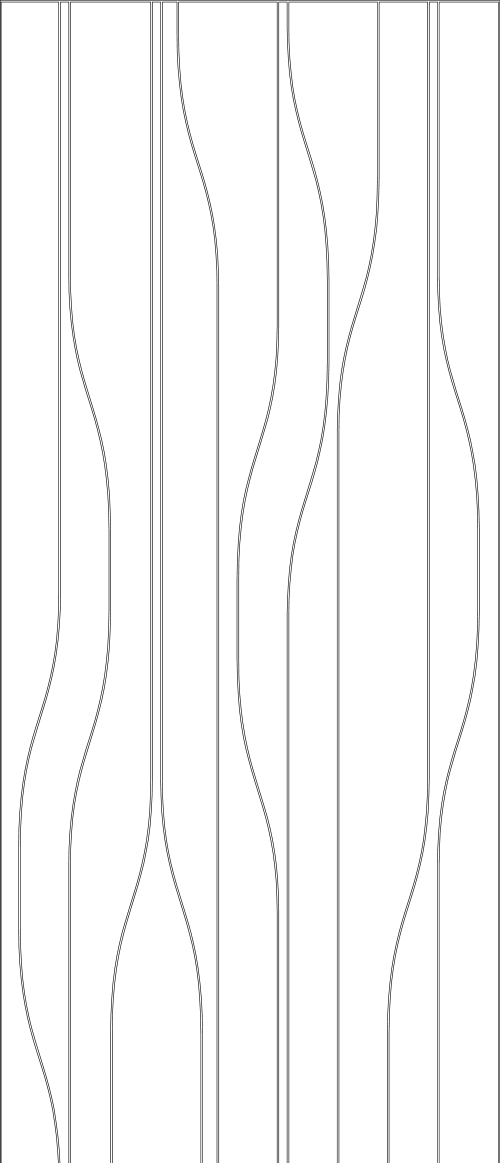
#> input picture backend/diamond.png, 2000 x 4650 px (shown at 1/4 size)
$ python emboss_shadow.py
#> lines starting #> are read from the running program, lines starting #| are printed output that depends on the picture; after the words box and inside, x2 and y2 are one past the last pixel; in counts of white or black regions, pixels touching at a corner belong together
"""
emboss_shadow.py
────────────────
Adds a 3-D depth illusion to a flat line-pattern PNG by painting:
  • a soft DARK shadow  offset in the shadow direction  (bottom-right by default)
  • a soft LIGHT highlight offset in the opposite direction (top-left)

Light source is assumed to come from the TOP-LEFT corner — change SHADOW_OFFSET
and HIGHLIGHT_OFFSET below to move the light direction.

Usage:
    python emboss_shadow.py                        # uses defaults
    python emboss_shadow.py input.png output.png   # custom paths

Requires: Pillow  (pip install Pillow)
"""

import sys
from PIL import Image, ImageFilter, ImageChops, ImageOps

# ── Inputs / outputs ─────────────────────────────────────────────────────────
INPUT_PATH      = sys.argv[1] if len(sys.argv) > 1 else "diamond.png"
OUTPUT_PATH     = sys.argv[2] if len(sys.argv) > 2 else "diamond_3d.png"

# ── Tuning knobs ──────────────────────────────────────────────────────────────
# How many pixels the shadow/highlight are displaced from the lines.
# (dx, dy) — positive dx = right, positive dy = down
SHADOW_OFFSET    = (13, 13)   # shadow goes bottom-right  (away from light)
HIGHLIGHT_OFFSET = (-7, -7)   # highlight goes top-left   (toward light)

# Blur radius — larger = softer / more diffuse shadow
SHADOW_BLUR      = 6
HIGHLIGHT_BLUR   = 4

# Darkness of the shadow  (0 = invisible, 1 = full black)
SHADOW_STRENGTH    = 0.90
# Brightness of the highlight (0 = invisible, 1 = full white)
HIGHLIGHT_STRENGTH = 0.45

# Background colour of the output (R, G, B) — typically the panel base colour
BACKGROUND_COLOR = (240, 238, 233)   # warm off-white; change to match your panel

# ── Processing ────────────────────────────────────────────────────────────────
def offset_image(img: Image.Image, dx: int, dy: int) -> Image.Image:
    """Shift an image by (dx, dy), filling exposed edges with transparency."""
    return ImageChops.offset(img, dx, dy)


def build_mask(img_rgba: Image.Image) -> Image.Image:
    """
    Extract the line mask from a white-background PNG.
    Returns a greyscale image where lines = white (255), bg = black (0).
    Works whether the background is opaque white OR already transparent.
    """
    r, g, b, a = img_rgba.split()

    # Combine alpha channel (if present) with darkness of the lines.
    # Dark pixels → high mask value (they ARE the lines).
    darkness = ImageOps.invert(r.convert("L"))   # dark lines → bright in mask

    # If alpha is not all-opaque, also use it: transparent = not a line
    alpha_arr = a.convert("L")
    mask = ImageChops.multiply(darkness, alpha_arr)
    return mask


def main():
    src = Image.open(INPUT_PATH).convert("RGBA")
#> src is the input picture: PIL image 2000x4650 RGBA; mean R, G, B, A 0.2, 0.3, 0.3, 7.7
    W, H = src.size
#> W = 2000; H = 4650

    # ── 1. Build line mask (white = line, black = background) ────────────────
    mask = build_mask(src)
#> in build_mask, `r, g, b, a = img_rgba.split()`:
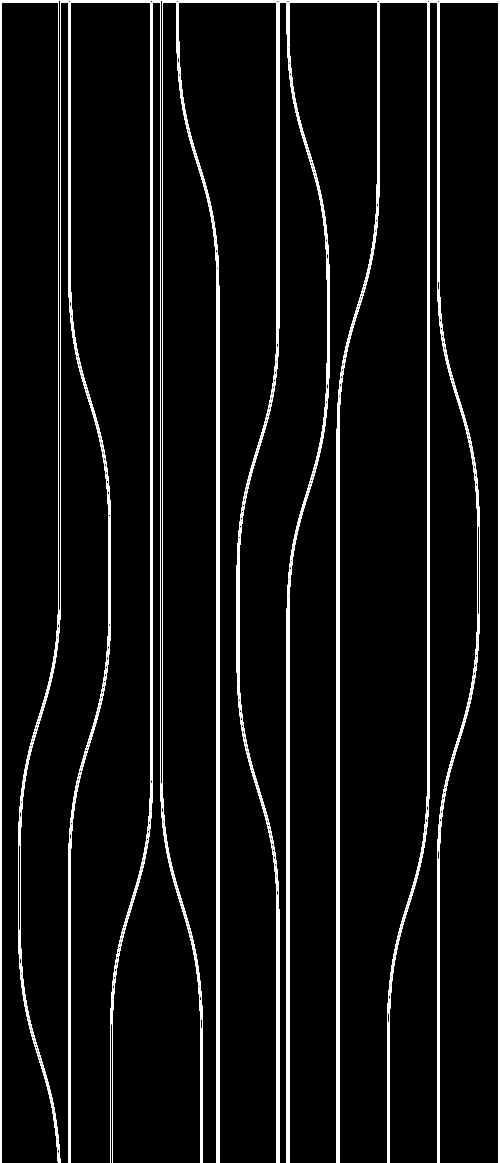
#> r: PIL image 2000x4650 L (shown at 1/4 size); values 0 (black) and 5 (white), 4.1% white; 11 white regions, largest, box (x1, y1, x2, y2) and area: (0, 0, 1999, 4650) 63161, (713, 7, 1110, 4650) 33965, (280, 7, 605, 4650) 33050
#> in build_mask, `r, g, b, a = img_rgba.split()`:
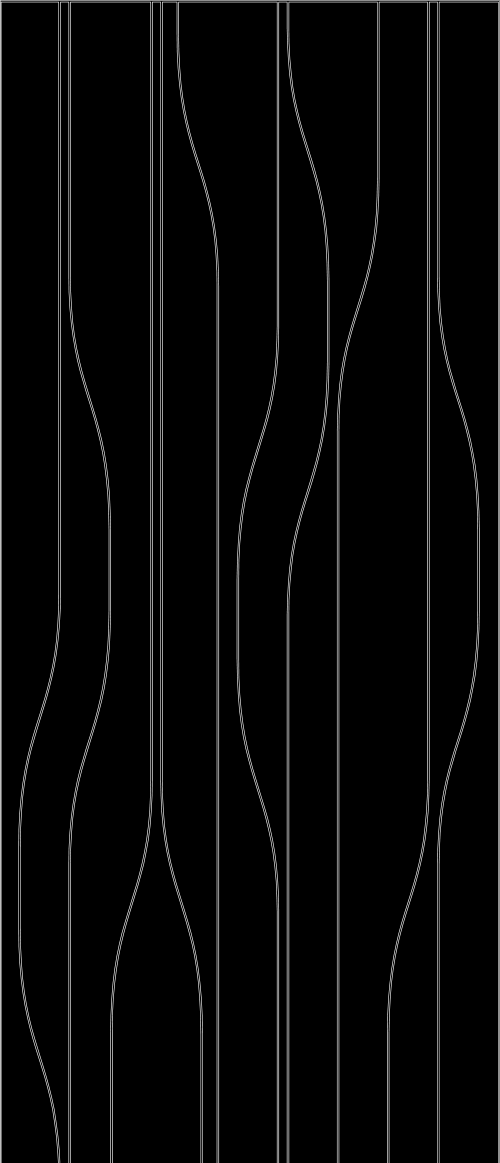
#> a: PIL image 2000x4650 L (shown at 1/4 size); min 0, max 255, mean 7.7

    # ── 2. Shadow layer ───────────────────────────────────────────────────────
    # Blur FIRST (creates gradient darkest-at-line → fades with distance),
    # THEN offset (displaces the gradient toward the shadow direction).
    # This makes shadows darkest close to the ridge and naturally fade outward.
    shadow_mask = mask.filter(ImageFilter.GaussianBlur(SHADOW_BLUR))
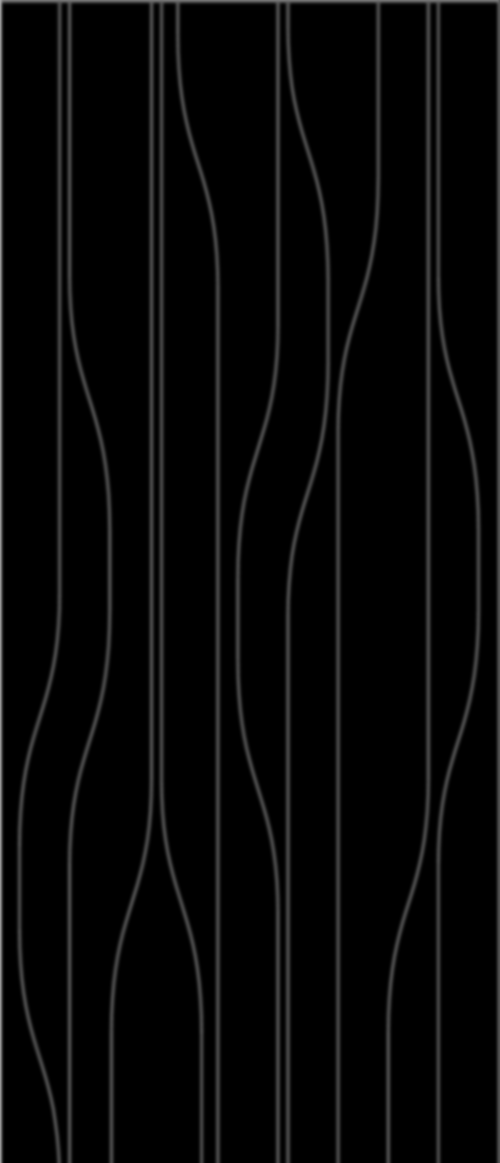
#> shadow_mask: PIL image 2000x4650 L (shown at 1/4 size); min 0, max 168, mean 7.5
    shadow_mask = offset_image(shadow_mask, *SHADOW_OFFSET)

    shadow_layer = Image.new("RGBA", (W, H), (0, 0, 0, 0))
#> shadow_layer: PIL image 2000x4650 RGBA; every value is 0
    darkness_val = int(SHADOW_STRENGTH * 255)
    shadow_color = Image.new("RGBA", (W, H), (0, 0, 0, darkness_val))
    shadow_layer.paste(shadow_color, mask=shadow_mask)
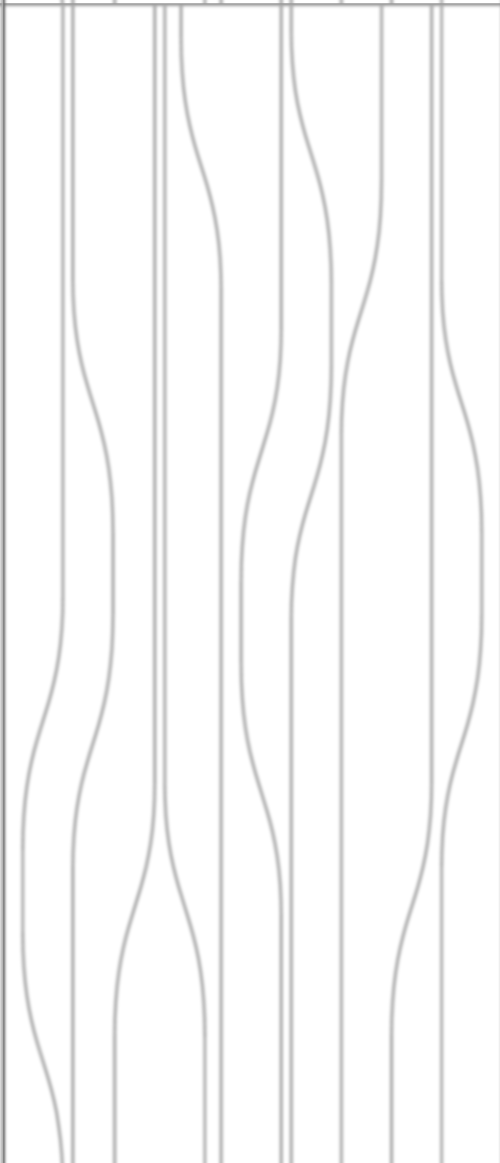
#> shadow_layer: PIL image 2000x4650 RGBA (shown at 1/4 size); mean R, G, B, A 0, 0, 0, 6.8; transparent parts drawn white

    # ── 3. Highlight layer ────────────────────────────────────────────────────
    # Same principle — blur first, offset toward the light source.
    highlight_mask = mask.filter(ImageFilter.GaussianBlur(HIGHLIGHT_BLUR))
    highlight_mask = offset_image(highlight_mask, *HIGHLIGHT_OFFSET)
#> call 2 of offset_image, with dx = -7, dy = -7
#> in offset_image (call 2), `return ImageChops.offset(img, dx, dy)`:
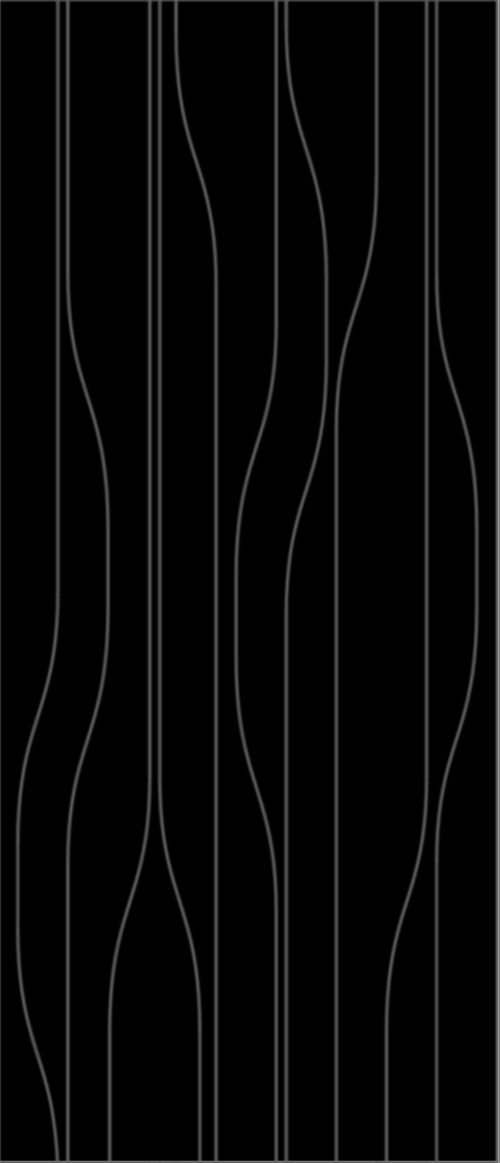
#> returned value: PIL image 2000x4650 L (shown at 1/4 size); min 0, max 189, mean 7.5

    highlight_layer = Image.new("RGBA", (W, H), (0, 0, 0, 0))
    brightness_val = int(HIGHLIGHT_STRENGTH * 255)
    highlight_color = Image.new("RGBA", (W, H), (255, 255, 255, brightness_val))
    highlight_layer.paste(highlight_color, mask=highlight_mask)
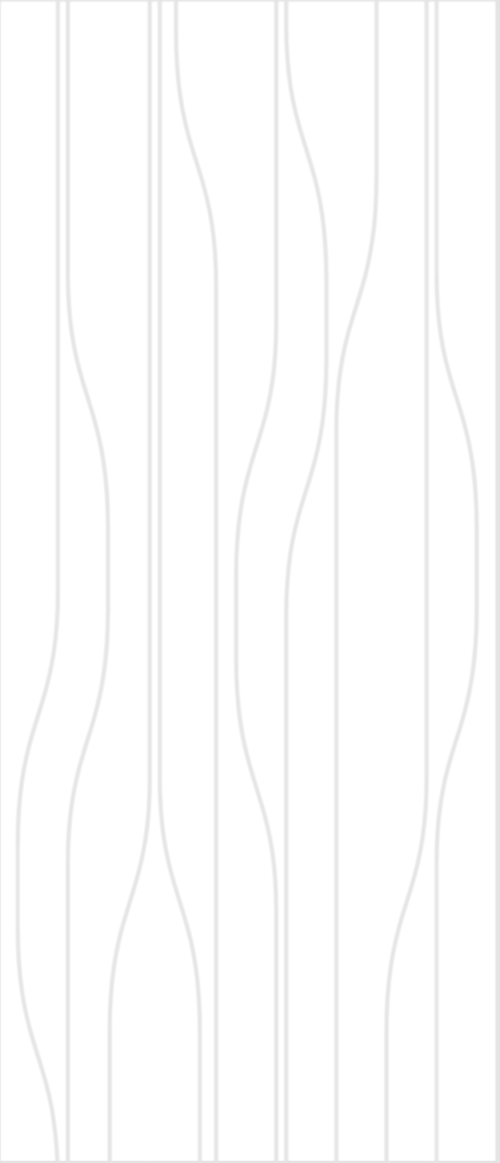
#> highlight_layer: PIL image 2000x4650 RGBA (shown at 1/4 size); mean R, G, B, A 7.5, 7.5, 7.5, 3.3; transparent parts drawn white

    # ── 4. Compose (bottom → top): transparent base → shadow → highlight → lines
    # No solid background — keep fully transparent so the print layer in the
    # browser shows through. Only shadow/highlight/lines are painted.
    result = Image.new("RGBA", (W, H), (0, 0, 0, 0))
    result = Image.alpha_composite(result, shadow_layer)
    result = Image.alpha_composite(result, highlight_layer)
    result = Image.alpha_composite(result, src)          # original lines on top
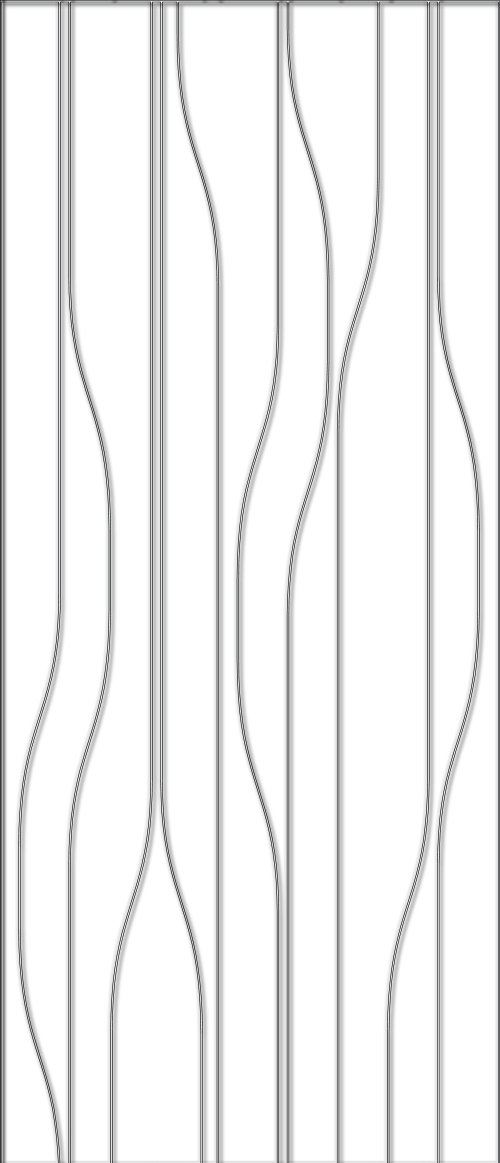
#> result: PIL image 2000x4650 RGBA (shown at 1/4 size); mean R, G, B, A 5.3, 5.4, 5.4, 16.5; transparent parts drawn white

    # ── 5. Save ───────────────────────────────────────────────────────────────
    result.save(OUTPUT_PATH)
    print(f"✓ Saved 3-D embossed pattern → {OUTPUT_PATH}")
    print(f"  Shadow offset: {SHADOW_OFFSET}, blur: {SHADOW_BLUR}, strength: {SHADOW_STRENGTH}")
    print(f"  Highlight offset: {HIGHLIGHT_OFFSET}, blur: {HIGHLIGHT_BLUR}, strength: {HIGHLIGHT_STRENGTH}")


if __name__ == "__main__":
    main()
